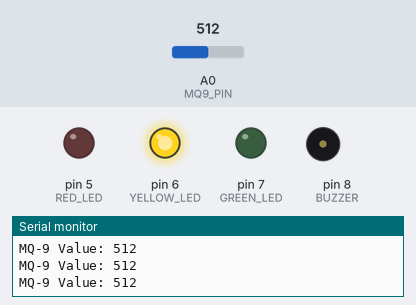
The sketch below on a simulated Arduino Uno, built with avr-gcc and run on an emulated ATmega328P. Parts: output pins drawn as LEDs (lit = HIGH), buzzer (waves = sounding, pin HIGH), the last lines printed to the serial monitor. Inputs (shaded band) come from the test bench; at power-on: A0 (MQ9_PIN) = 512.

Above: at 1.2 s.
1.3 s: A0 (MQ9_PIN) set to 684
4.3 s: A0 (MQ9_PIN) set to 712
At 5.3 s:
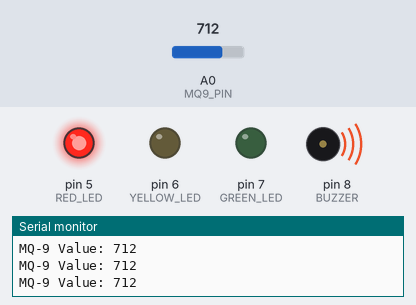
5.8 s: A0 (MQ9_PIN) set to 390
At 7.0 s:
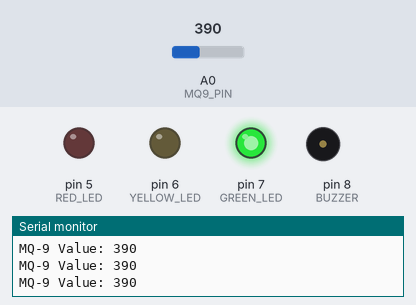
7.3 s: A0 (MQ9_PIN) set to 409
At 8.3 s:
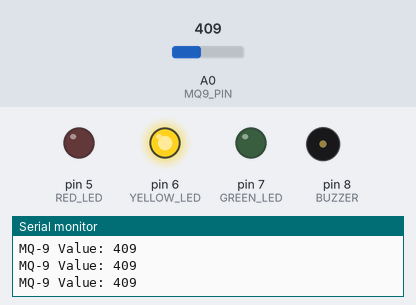
10.3 s: A0 (MQ9_PIN) set to 306
At 10.8 s:
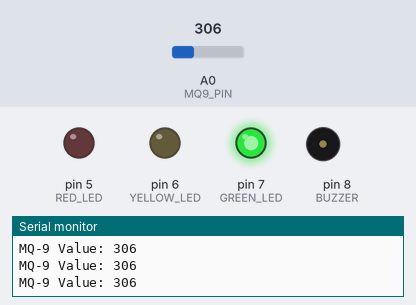
Timing chart, 0 to 13.3 s (numbered marks = the images above; inputs shaded):
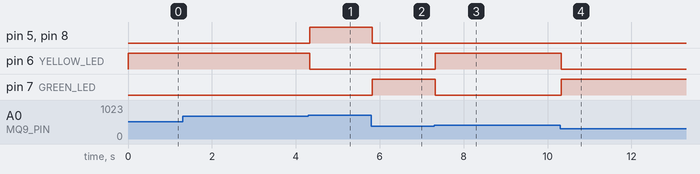

The sketch:

mq9_gas_alarm_basic.ino
```cpp
// (licence header left out)
#define MQ9_PIN A0
#define RED_LED 5
#define YELLOW_LED 6
#define GREEN_LED 7
#define BUZZER 8

int gasValue = 0;

void setup() {
  Serial.begin(9600);

  pinMode(RED_LED, OUTPUT);
  pinMode(YELLOW_LED, OUTPUT);
  pinMode(GREEN_LED, OUTPUT);
  pinMode(BUZZER, OUTPUT);
}

void loop() {
  gasValue = analogRead(MQ9_PIN);
  Serial.print("MQ-9 Value: ");
  Serial.println(gasValue);

  if (gasValue > 700) {
    digitalWrite(RED_LED, HIGH);
    digitalWrite(YELLOW_LED, LOW);
    digitalWrite(GREEN_LED, LOW);
    digitalWrite(BUZZER, HIGH);
  }
  else if (gasValue > 400) {
    digitalWrite(RED_LED, LOW);
    digitalWrite(YELLOW_LED, HIGH);
    digitalWrite(GREEN_LED, LOW);
    digitalWrite(BUZZER, LOW);
  }
  else {
    digitalWrite(RED_LED, LOW);
    digitalWrite(YELLOW_LED, LOW);
    digitalWrite(GREEN_LED, HIGH);
    digitalWrite(BUZZER, LOW);
  }
}
```

Measured:
- the behaviour switches between 700 and 701 on A0 (MQ9_PIN) (found by bisection; images 0 and 1)
- the behaviour switches between 400 and 401 on A0 (MQ9_PIN) (found by bisection; images 2 and 3)
- after the input at 4.3 s, pin 5 (RED_LED), pin 8 (BUZZER): LOW → HIGH at once; pin 6 (YELLOW_LED): HIGH → LOW at once
- after the input at 5.8 s, pin 5 (RED_LED), pin 8 (BUZZER): HIGH → LOW at once; pin 7 (GREEN_LED): LOW → HIGH at once
- after the input at 7.3 s, pin 6 (YELLOW_LED): LOW → HIGH at once; pin 7 (GREEN_LED): HIGH → LOW at once
- after the input at 10.3 s, pin 6 (YELLOW_LED): HIGH → LOW at once; pin 7 (GREEN_LED): LOW → HIGH at once
